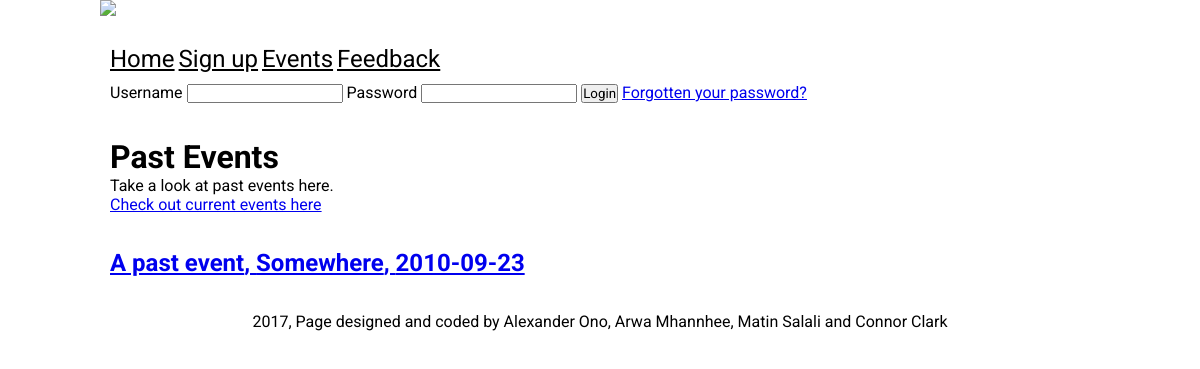
Screenshot of /pastEvents.php with the database file from the repository.
### tables this page shows
CREATE TABLE `tgne_events` (
  `event_id` int(11) NOT NULL,
  `event_name` varchar(255) NOT NULL,
  `event_location` varchar(255) NOT NULL,
  `event_date` varchar(255) NOT NULL,
  `event_host` varchar(255) NOT NULL,
  `event_details` varchar(255) NOT NULL
);

### pastEvents.php (the view, shortened to what this page needs)
<?php
  include 'database_conn.php';
?>
<!DOCTYPE html>
<html>
  <head>
    <link rel="stylesheet" href="style.css">
  </head>
  <body>
  <div id="bigdamnwrapper">
    <div id="topbar">
      <img src="img\banner.png"/>
        <nav>
          <ul>
            <li>
              <a href="home.php">Home</a>
            </li>
            <li>
              <a href="signup.php">Sign up</a>
            </li>
            <li>
              <a href="currentEvents.php">Events</a>
            </li>
            <li>
              <a href="feedback.php">Feedback</a>
            </li>
          </ul>
          <?php
          if (isset($_SESSION['uName'])) {
            $username = $_SESSION['uName'];
            echo "<div><p>Logged in as: $username</p>
            <form method=\"post\" action=\"logoutProcess.php\">
            <input type=\"submit\" value=\"Logout\">
            </form></div>";
          }else{
            echo "<div><form method=\"post\" action=\"loginProcess.php\">
                  Username <input type=\"text\" name=\"username\">
                  Password <input type=\"password\" name=\"password\">
                  <input type=\"submit\" value=\"Login\"></form>
                  <a href=\"home.php\">Forgotten your password?</a></div>";
          }
          ?>
        </nav>
    </div>
    <div class="blogpost">
      <h1>Past Events</h1>
      <p>Take a look at past events here.</p>
      <a href ="currentEvents.php">Check out current events here</a></br>
    </div>
      <div class="divider"></div>
        <?php
              $sql = "SELECT event_id, event_name, event_location, event_date, event_host, event_details, thumbnail_title, thumbnail_url, thumbnail_event FROM tgne_events LEFT JOIN thumbnails ON tgne_events.event_id = thumbnails.thumbnail_event ORDER BY event_date ASC";
          $queryresult = mysqli_query($conn, $sql) or die(mysqli_error($conn));
         while($row = mysqli_fetch_assoc($queryresult)){
              $date = date("Y-m-d");
          		$event_id = $row['event_id'];
          		$event_name = $row['event_name'];
          		$event_location = $row['event_location'];
              $event_date = $row['event_date'];
              $thumbnail_url = $row['thumbnail_url'];
              $thumbnail_event = $row['thumbnail_event'];
              if(strtotime($event_date) < strtotime($date)){
                if($thumbnail_event === null){
                  echo "<div class=\"blogpost\">";
                  echo "<h2><a href = \"event.php?event_id=$event_id&current=no\">$event_name, $event_location, $event_date</a></h2>";
                  echo "</div><div class=\"divider\"></div>";
                }else{
                  echo "<div class=\"blogpost\">";
                  echo "<img src= '" . $thumbnail_url . "'
                        width='200' height='200'/><br/>";
                  echo "<h2><a href = \"event.php?event_id=$event_id&current=no\">$event_name, $event_location, $event_date</a></h2>";
                  echo "</div><div class=\"divider\"></div>";
              }
            }else{
                }
              }
        ?>
        <div class="footer">
          <p>2017, Page designed and coded by Alexander Ono, Arwa Mhannhee, Matin Salali
            and Connor Clark</p>
        </div>
  </body>
</html>

### style.css (style rules this page uses)
* { margin:0px; padding:0px; font-family: 'Roboto', sans-serif; }
body { display:flex; justify-content:center; background:url(img/background.jpg); background-size:cover; }
#bigdamnwrapper { width:1000px; background-color: transparent; }
#topbar div { display:block; padding-left:10px; padding-top:10px; background-color:white; }
nav { border-radius:10px; background-color: white; padding:10px 0 10px 0; color:black; margin-bottom:15px; margin-top:15px; }
nav ul { padding-left:10px; display:inline-block; }
nav div { display:inline-block; }
nav form { display:inline-block; }
nav ul li { display:inline-block; }
nav ul li a { color:black; font-size:1.5em; }
.blogpost { padding:10px 10px 10px 10px; border-radius:10px; background-color: white; }
.divider { width:100%; height:15px; background-color: transparent; }
.footer { padding:10px 0px 10px 0px; margin-bottom:10px; border-radius:10px; text-align:center; background-color: white; }

### rows the page displays
tgne_events: event_name "A past event", event_location "Somewhere", event_date "2010-09-23"
